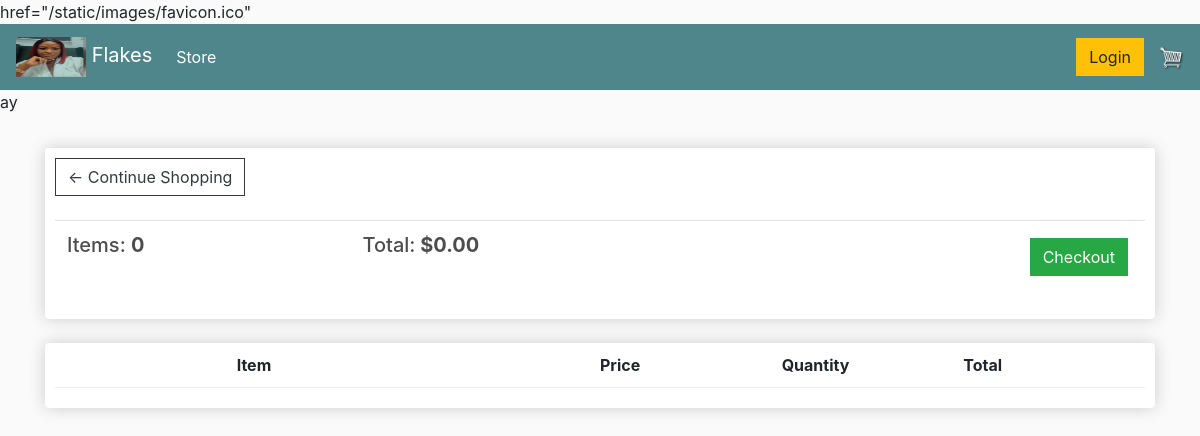
/fashion/cart/, run on an earlier commit of the app's database.
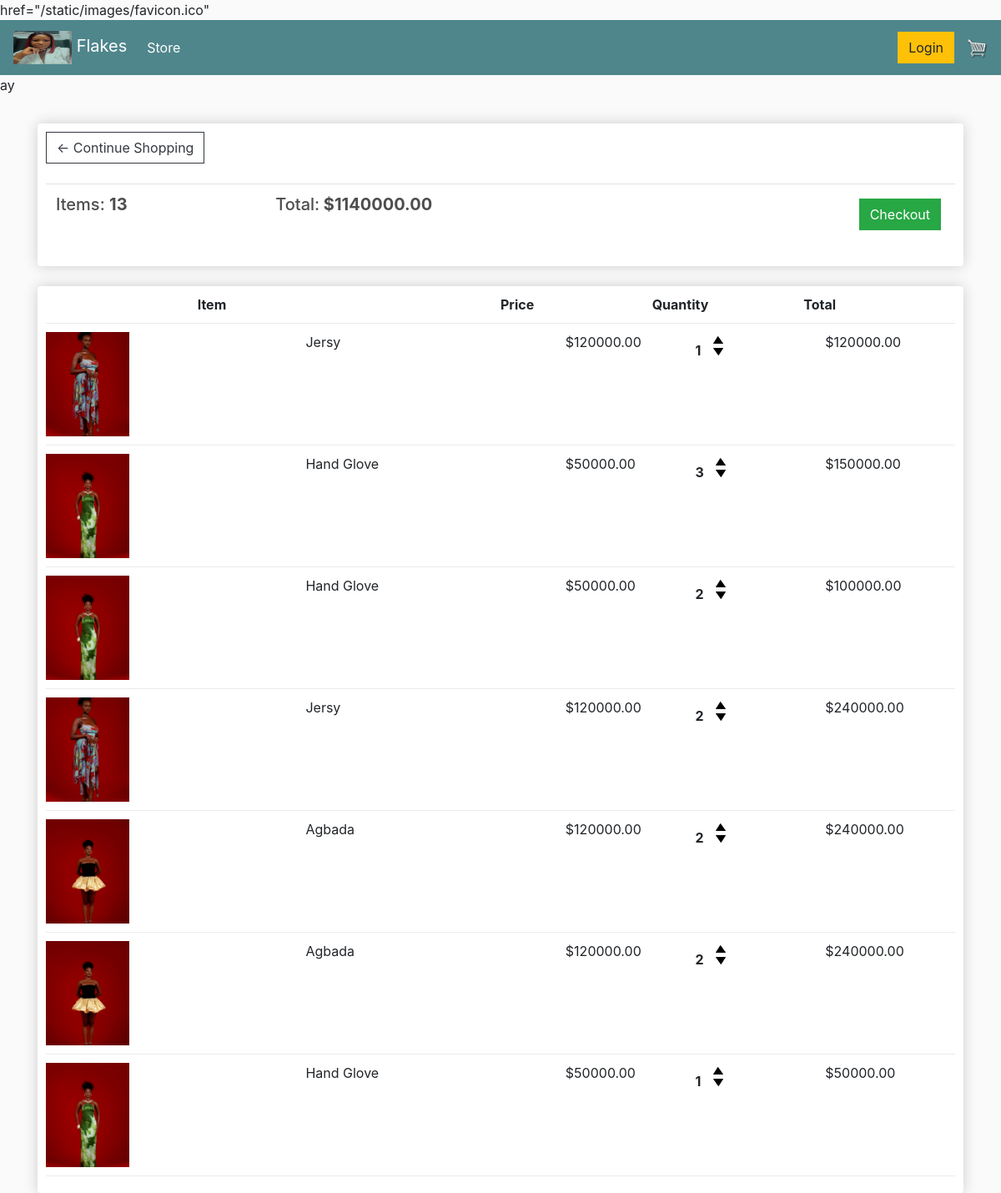
And on a later commit of the database.
### fashion_app/models.py (models this page shows, shortened)
class OrderItem(models.Model):
	product = models.ForeignKey(Product, on_delete=models.SET_NULL, null=True)
	order = models.ForeignKey(Order, on_delete=models.CASCADE, null=True)
	quantity = models.IntegerField(default=1, null=True, blank=True)
	date_added = models.DateTimeField(auto_now_add=True)
	@property
	def get_total(self):
		total = self.product.price * self.quantity
		return total
	@property
	def get_total_product_price(self):
		total = self.product.price * self.quantity
		return total

class Product(models.Model):
	category = models.ForeignKey(Category, verbose_name=(""), on_delete=models.CASCADE, null=True,blank=True)
	name = models.CharField(max_length=200)
	price = models.PositiveIntegerField()
	digital = models.BooleanField(default=False,null=True, blank=True)
	image = models.ImageField(null=True, blank=True)
	@property
	def imageURL(self):
		try:
			url = self.image.url
		except:
			url = ''
		return url

### fashion_app/views.py (the view)
# urls.py: path('cart/', views.cart, name="cart"),
def cart (request):
    products = Product.objects.all()
    order = Order.objects.all()
    items=OrderItem.objects.all()
    cartTotalItems = sum([item.quantity for item in items])
    OrderItemTotal = sum([item.get_total_product_price for item in items])
    context ={'order': order,'products': products,'items':items,'cartTotalItems':cartTotalItems,'OrderItemTotal':OrderItemTotal}
    return render(request, 'store/cart.html', context)

### fashion_app/templates/store/cart.html
{% extends 'store/main.html' %}
{% load static %}
{% block content %}
	<div class="row">
		<div class="col-lg-12">
			<div class="box-element">
				<a  class="btn btn-outline-dark" href="{% url 'mainstore' %}">&#x2190; Continue Shopping</a>
				<br>
				<br>
				<table class="table">
					<tr>
						<th><h5>Items: <strong>{{cartTotalItems}}</strong></h5></th>
						<th><h5>Total:<strong> ${{OrderItemTotal|floatformat:2}}</strong></h5></th>
						<th>
							<a  style="float:right; margin:5px;" class="btn btn-success" href="{% url 'checkout' %}">Checkout</a>
						</th>
					</tr>
				</table>
			</div>
			<br>
			<div class="box-element">
				<div class="cart-row">
					<div style="flex:1"></div>
					<div style="flex:2"><strong>Item</strong></div>
					<div style="flex:1"><strong>Price</strong></div>
					<div style="flex:1"><strong>Quantity</strong></div>
					<div style="flex:1"><strong>Total</strong></div>
				</div>
				{% for item in items %}
				<div class="cart-row">
					<div style="flex:2"><img class="row-image" src="{{item.product.imageURL}}"></div>
					<div style="flex:2"><p>{{item.product.name}}</p></div>
					<div style="flex:1"><p>${{item.product.price|floatformat:2}}</p></div>
					<div style="flex:1">
						<p class="quantity">{{item.quantity}}</p>
						<div class="quantity">
							<img data-product="{{item.product.id}}" data-action="add" class="chg-quantity update-cart" src="{% static  'images/arrow-up.png' %}">
							<img data-product="{{item.product.id}}" data-action="remove" class="chg-quantity update-cart" src="{% static  'images/arrow-down.png' %}">
						</div>
					</div>
					<div style="flex:1"><p>${{item.get_total|floatformat:2}}</p></div>
				</div>
				{% endfor %}
			</div>
		</div>
	</div>
{% endblock content %}

What changed in the data, as far as the page shows it:
added OrderItem: product.imageURL (picture), product.name "Jersy", product.price "120000.00", quantity "1", get_total "120000.00"
added OrderItem: product.imageURL (picture), product.name "Hand Glove", product.price "50000.00", quantity "3", get_total "150000.00"
added OrderItem: product.imageURL (picture), product.name "Hand Glove", product.price "50000.00", quantity "2", get_total "100000.00"
added OrderItem: product.imageURL (picture), product.name "Jersy", product.price "120000.00", quantity "2", get_total "240000.00"
added OrderItem: product.imageURL (picture), product.name "Agbada", product.price "120000.00", quantity "2", get_total "240000.00"
added OrderItem: product.imageURL (picture), product.name "Agbada", product.price "120000.00", quantity "2", get_total "240000.00"
added OrderItem: product.imageURL (picture), product.name "Hand Glove", product.price "50000.00", quantity "1", get_total "50000.00"
Also different on the page:
{{ cartTotalItems }}: "0" → "13"
{{ OrderItemTotal|floatformat:2 }}: "0.00" → "1140000.00"
